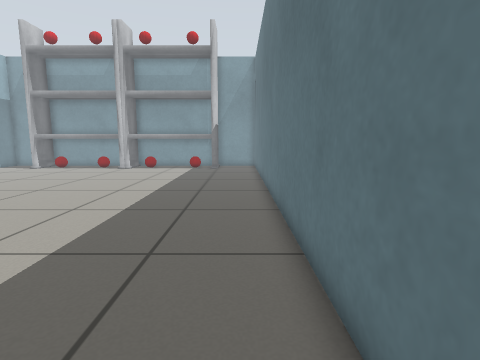
[1] (above)

14 first-person views from a walk through a world built for the Gazebo simulator. The camera is 0.62 m above the floor, tilts 8° down and sees 80° across. The floor is counted in squares, 0.25 m on a side. Each view is taken from the middle of a square. On the plan, view 1 faces up. The plan holds only what a view shows up to about 18 squares ahead; the rest is blank.

[2]
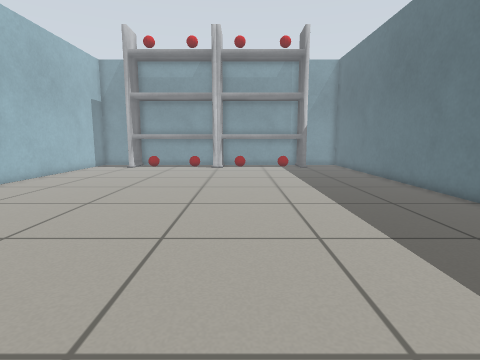

[3]
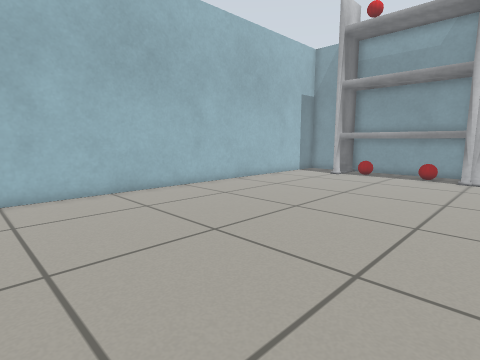

[4]
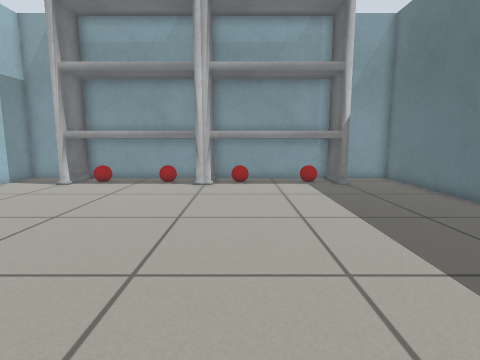

[5]
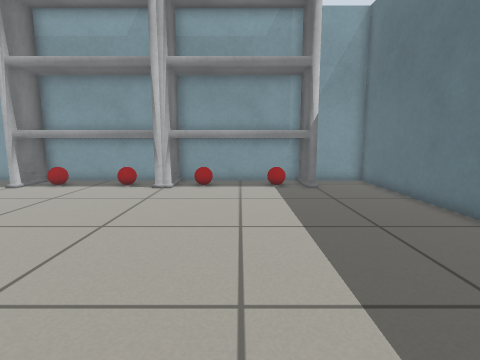

[6]
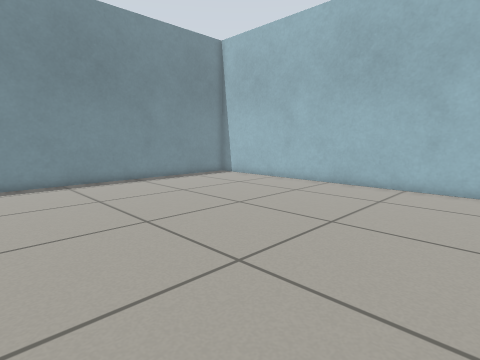

[7]
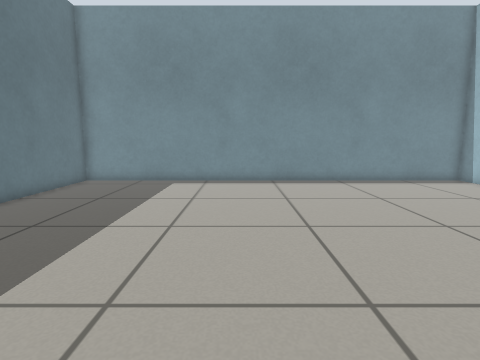

[8]
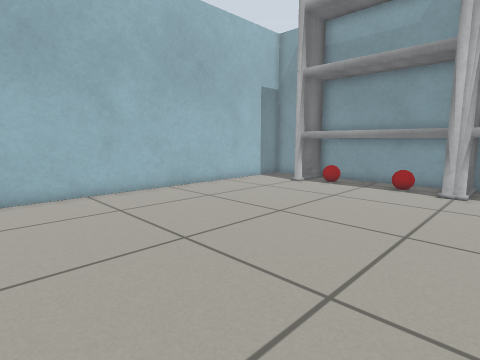

[9]
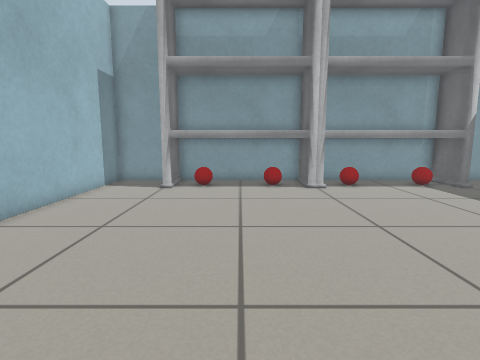

[10]
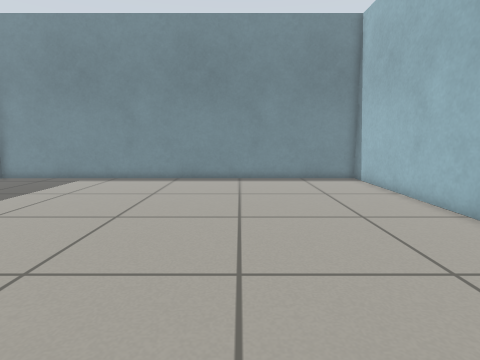

[11]
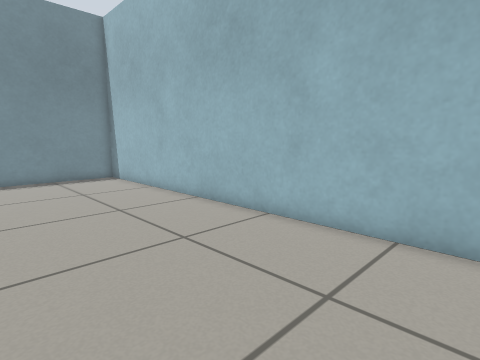

[12]
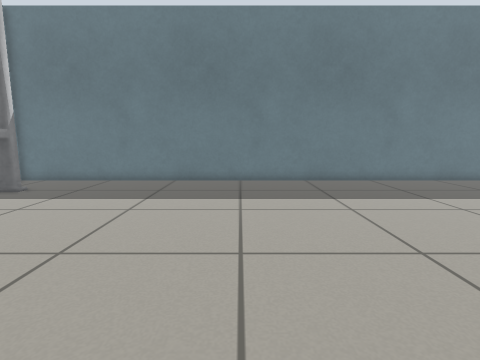

[13]
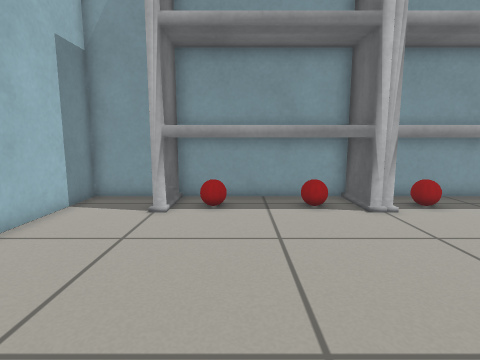

[14]
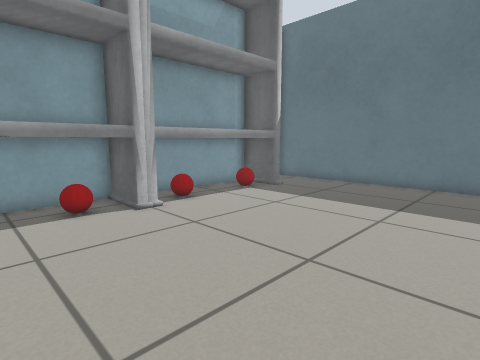

### Floor plan
Points are (right, up) in squares from view 1. A wall is a line through its corners. A room is listed if a view was taken in it or the views show most of it. See-through windows are left out.
Room 1 (views 1, 2, 3, 4, 5, 6, 7, 8, 9, 10, 11, 12, 13, 14)
walls: (-21.4, -7.4) (1.4, -7.4) (1.4, 27.4) (-21.4, 27.4) (-21.4, -7.4)
objects: shelf (-18, 25) to (-11, 27); shelf (-10, 25) to (-2, 27)

Where each view was taken, in squares from view 1:
view 1: 0 up, 0 right, facing up
view 2: 1 down, 8 left, facing up
view 3: 5 up, 8 left, facing up-left
view 4: 9 up, 8 left, facing up
view 5: 10 up, 6 left, facing up
view 6: 10 up, 6 left, facing down-left
view 7: 10 up, 8 left, facing down
view 8: 10 up, 8 left, facing up-left
view 9: 10 up, 14 left, facing up
view 10: 11 up, 14 left, facing down
view 11: 12 up, 14 left, facing down-left
view 12: 14 up, 16 left, facing right
view 13: 15 up, 15 left, facing up
view 14: 15 up, 15 left, facing up-right
